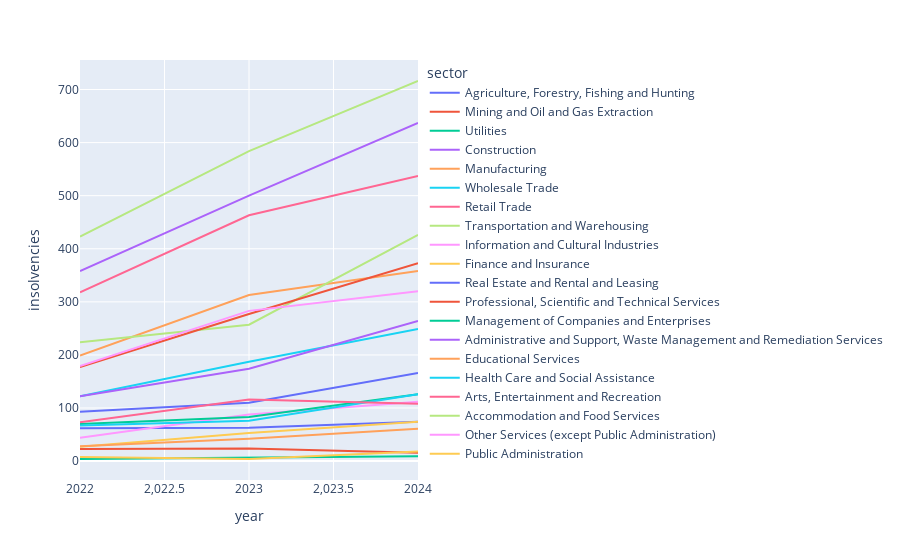

Notebook cell for this chart:
### Code cell
fig = px.line(
    final_df,
    x = "year",
    y = "insolvencies",
    color="sector"
)
fig.show()

### Figure 1 — Plotly figure (JSON) as saved in the notebook; plotly's stock layout.template omitted (floating-point values rounded to 4 significant figures)
{"data": [{"hovertemplate": "sector=Agriculture, Forestry, Fishing and Hunting<br>year=%{x}<br>insolvencies=%{y}<extra></extra>", "legendgroup": "Agriculture, Forestry, Fishing and Hunting", "line": {"color": "#636efa", "dash": "solid"}, "mode": "lines", "name": "Agriculture, Forestry, Fishing and Hunting", "orientation": "v", "showlegend": true, "type": "scatter", "x": [2022, 2023, 2024], "xaxis": "x", "y": [62, 63, 74], "yaxis": "y"}, {"hovertemplate": "sector=Mining and Oil and Gas Extraction<br>year=%{x}<br>insolvencies=%{y}<extra></extra>", "legendgroup": "Mining and Oil and Gas Extraction", "line": {"color": "#EF553B", "dash": "solid"}, "mode": "lines", "name": "Mining and Oil and Gas Extraction", "orientation": "v", "showlegend": true, "type": "scatter", "x": [2022, 2023, 2024], "xaxis": "x", "y": [23, 24, 16], "yaxis": "y"}, {"hovertemplate": "sector=Utilities<br>year=%{x}<br>insolvencies=%{y}<extra></extra>", "legendgroup": "Utilities", "line": {"color": "#00cc96", "dash": "solid"}, "mode": "lines", "name": "Utilities", "orientation": "v", "showlegend": true, "type": "scatter", "x": [2022, 2023, 2024], "xaxis": "x", "y": [4, 7, 9], "yaxis": "y"}, {"hovertemplate": "sector=Construction<br>year=%{x}<br>insolvencies=%{y}<extra></extra>", "legendgroup": "Construction", "line": {"color": "#ab63fa", "dash": "solid"}, "mode": "lines", "name": "Construction", "orientation": "v", "showlegend": true, "type": "scatter", "x": [2022, 2023, 2024], "xaxis": "x", "y": [358, 500, 637], "yaxis": "y"}, {"hovertemplate": "sector=Manufacturing<br>year=%{x}<br>insolvencies=%{y}<extra></extra>", "legendgroup": "Manufacturing", "line": {"color": "#FFA15A", "dash": "solid"}, "mode": "lines", "name": "Manufacturing", "orientation": "v", "showlegend": true, "type": "scatter", "x": [2022, 2023, 2024], "xaxis": "x", "y": [199, 313, 358], "yaxis": "y"}, {"hovertemplate": "sector=Wholesale Trade<br>year=%{x}<br>insolvencies=%{y}<extra></extra>", "legendgroup": "Wholesale Trade", "line": {"color": "#19d3f3", "dash": "solid"}, "mode": "lines", "name": "Wholesale Trade", "orientation": "v", "showlegend": true, "type": "scatter", "x": [2022, 2023, 2024], "xaxis": "x", "y": [122, 187, 249], "yaxis": "y"}, {"hovertemplate": "sector=Retail Trade<br>year=%{x}<br>insolvencies=%{y}<extra></extra>", "legendgroup": "Retail Trade", "line": {"color": "#FF6692", "dash": "solid"}, "mode": "lines", "name": "Retail Trade", "orientation": "v", "showlegend": true, "type": "scatter", "x": [2022, 2023, 2024], "xaxis": "x", "y": [318, 463, 537], "yaxis": "y"}, {"hovertemplate": "sector=Transportation and Warehousing<br>year=%{x}<br>insolvencies=%{y}<extra></extra>", "legendgroup": "Transportation and Warehousing", "line": {"color": "#B6E880", "dash": "solid"}, "mode": "lines", "name": "Transportation and Warehousing", "orientation": "v", "showlegend": true, "type": "scatter", "x": [2022, 2023, 2024], "xaxis": "x", "y": [224, 257, 426], "yaxis": "y"}, {"hovertemplate": "sector=Information and Cultural Industries<br>year=%{x}<br>insolvencies=%{y}<extra></extra>", "legendgroup": "Information and Cultural Industries", "line": {"color": "#FF97FF", "dash": "solid"}, "mode": "lines", "name": "Information and Cultural Industries", "orientation": "v", "showlegend": true, "type": "scatter", "x": [2022, 2023, 2024], "xaxis": "x", "y": [44, 88, 112], "yaxis": "y"}, {"hovertemplate": "sector=Finance and Insurance<br>year=%{x}<br>insolvencies=%{y}<extra></extra>", "legendgroup": "Finance and Insurance", "line": {"color": "#FECB52", "dash": "solid"}, "mode": "lines", "name": "Finance and Insurance", "orientation": "v", "showlegend": true, "type": "scatter", "x": [2022, 2023, 2024], "xaxis": "x", "y": [27, 53, 74], "yaxis": "y"}, {"hovertemplate": "sector=Real Estate and Rental and Leasing<br>year=%{x}<br>insolvencies=%{y}<extra></extra>", "legendgroup": "Real Estate and Rental and Leasing", "line": {"color": "#636efa", "dash": "solid"}, "mode": "lines", "name": "Real Estate and Rental and Leasing", "orientation": "v", "showlegend": true, "type": "scatter", "x": [2022, 2023, 2024], "xaxis": "x", "y": [93, 110, 166], "yaxis": "y"}, {"hovertemplate": "sector=Professional, Scientific and Technical Services<br>year=%{x}<br>insolvencies=%{y}<extra></extra>", "legendgroup": "Professional, Scientific and Technical Services", "line": {"color": "#EF553B", "dash": "solid"}, "mode": "lines", "name": "Professional, Scientific and Technical Services", "orientation": "v", "showlegend": true, "type": "scatter", "x": [2022, 2023, 2024], "xaxis": "x", "y": [177, 277, 373], "yaxis": "y"}, {"hovertemplate": "sector=Management of Companies and Enterprises<br>year=%{x}<br>insolvencies=%{y}<extra></extra>", "legendgroup": "Management of Companies and Enterprises", "line": {"color": "#00cc96", "dash": "solid"}, "mode": "lines", "name": "Management of Companies and Enterprises", "orientation": "v", "showlegend": true, "type": "scatter", "x": [2022, 2023, 2024], "xaxis": "x", "y": [70, 83, 126], "yaxis": "y"}, {"hovertemplate": "sector=Administrative and Support, Waste Management and Remediation Services<br>year=%{x}<br>insolvencies=%{y}<extra></extra>", "legendgroup": "Administrative and Support, Waste Management and Remediation Services", "line": {"color": "#ab63fa", "dash": "solid"}, "mode": "lines", "name": "Administrative and Support, Waste Management and Remediation Services", "orientation": "v", "showlegend": true, "type": "scatter", "x": [2022, 2023, 2024], "xaxis": "x", "y": [122, 174, 264], "yaxis": "y"}, {"hovertemplate": "sector=Educational Services<br>year=%{x}<br>insolvencies=%{y}<extra></extra>", "legendgroup": "Educational Services", "line": {"color": "#FFA15A", "dash": "solid"}, "mode": "lines", "name": "Educational Services", "orientation": "v", "showlegend": true, "type": "scatter", "x": [2022, 2023, 2024], "xaxis": "x", "y": [28, 42, 61], "yaxis": "y"}, {"hovertemplate": "sector=Health Care and Social Assistance<br>year=%{x}<br>insolvencies=%{y}<extra></extra>", "legendgroup": "Health Care and Social Assistance", "line": {"color": "#19d3f3", "dash": "solid"}, "mode": "lines", "name": "Health Care and Social Assistance", "orientation": "v", "showlegend": true, "type": "scatter", "x": [2022, 2023, 2024], "xaxis": "x", "y": [67, 76, 126], "yaxis": "y"}, {"hovertemplate": "sector=Arts, Entertainment and Recreation<br>year=%{x}<br>insolvencies=%{y}<extra></extra>", "legendgroup": "Arts, Entertainment and Recreation", "line": {"color": "#FF6692", "dash": "solid"}, "mode": "lines", "name": "Arts, Entertainment and Recreation", "orientation": "v", "showlegend": true, "type": "scatter", "x": [2022, 2023, 2024], "xaxis": "x", "y": [73, 116, 108], "yaxis": "y"}, {"hovertemplate": "sector=Accommodation and Food Services<br>year=%{x}<br>insolvencies=%{y}<extra></extra>", "legendgroup": "Accommodation and Food Services", "line": {"color": "#B6E880", "dash": "solid"}, "mode": "lines", "name": "Accommodation and Food Services", "orientation": "v", "showlegend": true, "type": "scatter", "x": [2022, 2023, 2024], "xaxis": "x", "y": [423, 584, 716], "yaxis": "y"}, {"hovertemplate": "sector=Other Services (except Public Administration)<br>year=%{x}<br>insolvencies=%{y}<extra></extra>", "legendgroup": "Other Services (except Public Administration)", "line": {"color": "#FF97FF", "dash": "solid"}, "mode": "lines", "name": "Other Services (except Public Administration)", "orientation": "v", "showlegend": true, "type": "scatter", "x": [2022, 2023, 2024], "xaxis": "x", "y": [179, 283, 320], "yaxis": "y"}, {"hovertemplate": "sector=Public Administration<br>year=%{x}<br>insolvencies=%{y}<extra></extra>", "legendgroup": "Public Administration", "line": {"color": "#FECB52", "dash": "solid"}, "mode": "lines", "name": "Public Administration", "orientation": "v", "showlegend": true, "type": "scatter", "x": [2022, 2023, 2024], "xaxis": "x", "y": [8, 4, 18], "yaxis": "y"}], "layout": {"legend": {"title": {"text": "sector"}, "tracegroupgap": 0}, "margin": {"t": 60}, "xaxis": {"anchor": "y", "domain": [0, 1], "title": {"text": "year"}}, "yaxis": {"anchor": "x", "domain": [0, 1], "title": {"text": "insolvencies"}}}}
